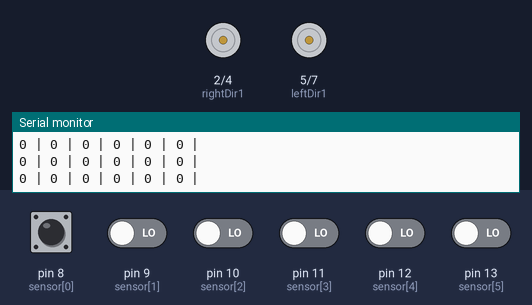
Bench run of a sketch on a simulated Arduino Uno, built with avr-gcc and run on an emulated ATmega328P. On the bench: motor-driver pin pairs drawn as motors (green arrow = first pin HIGH = forward, orange = second pin HIGH = backward, longer = more drive, scaled by the enable pin), the last lines printed to the serial monitor. The inputs (shaded band) are chosen by the test bench; at power-on: pin 8 (sensor[0]), pin 9 (sensor[1]), pin 10 (sensor[2]), pin 11 (sensor[3]), pin 12 (sensor[4]), pin 13 (sensor[5]) LOW.

Above: at 1.8 s.
1.9 s: pin 8 (sensor[0]) driven HIGH
At 3.7 s:
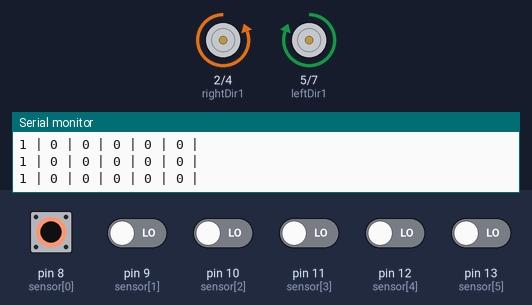
4.0 s: pin 8 (sensor[0]) driven LOW
7.0 s: pin 13 (sensor[5]) driven HIGH
At 8.4 s:
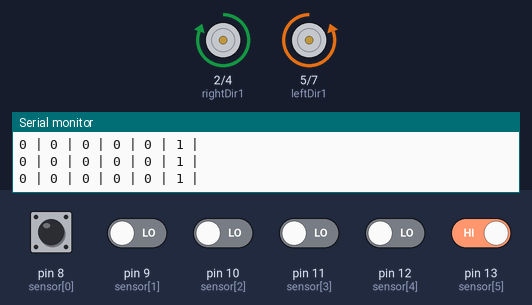
9.0 s: pin 13 (sensor[5]) driven LOW
12.0 s: pin 8 (sensor[0]) driven HIGH and pin 9 (sensor[1]) driven HIGH
At 13.6 s:
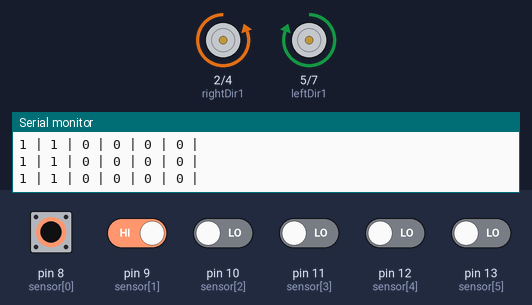
15.0 s: pin 8 (sensor[0]) pulsed LOW 2 times (0.12 s each, 0.3 s apart)
Timing chart, 0 to 18.0 s (numbered marks = the images above; inputs shaded):
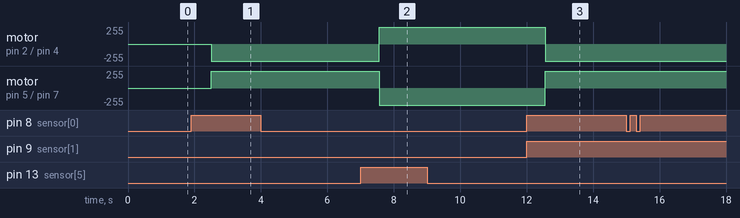

Measured:
- after the input at 1.9 s, motor on pin 2 (rightDir1) / pin 4 (rightDir2): stopped → backward 255/255 after 0.60 s; motor on pin 5 (leftDir1) / pin 7 (leftDir2): stopped → forward 255/255 after 0.60 s
- after the input at 7.0 s, motor on pin 2 (rightDir1) / pin 4 (rightDir2): backward 255/255 → forward 255/255 after 0.56 s; motor on pin 5 (leftDir1) / pin 7 (leftDir2): forward 255/255 → backward 255/255 after 0.56 s
- after the input at 12.0 s, motor on pin 2 (rightDir1) / pin 4 (rightDir2): forward 255/255 → backward 255/255 after 0.57 s; motor on pin 5 (leftDir1) / pin 7 (leftDir2): backward 255/255 → forward 255/255 after 0.57 s

The sketch:

LFR_VERSION_1.2.ino
```cpp
#define leftDir1 5   //IN2
#define leftDir2 7   //IN1
#define leftSpeed 6  //ENA

#define rightDir1 2  //IN4
#define rightDir2 4  //IN3
#define rightSpeed 3 //ENB

int sensor[6]={8, 9, 10, 11, 12, 13};

int sensorRead[6]={0};

void setup() {
  Serial.begin(9600);

  pinMode(2,OUTPUT);
  pinMode(3,OUTPUT);
  pinMode(4,OUTPUT);
  pinMode(5,OUTPUT);
  pinMode(6,OUTPUT);
  pinMode(7,OUTPUT);

  for(int i=0;i<5;i++){
    pinMode(sensor[i],INPUT);
  }

  digitalWrite(leftSpeed,HIGH);
  digitalWrite(rightSpeed,HIGH);

}

void loop() {
  sensorReading();
  delay(500);
  if(sensorRead[0] == 1){
  while(sensorRead[0] == 1){
      rightForward();
      leftReverse();

      sensorReading();
    }
  }

  if(sensorRead[5] == 1){
  while(sensorRead[5] == 1){
      leftForward();
      rightReverse();

      sensorReading();
    }
  }

  else Forward();
}

void Forward(){

}

void leftForward()
{
  digitalWrite(leftDir1, LOW);
  digitalWrite(leftDir2, HIGH);
}

void rightForward()
{
  digitalWrite(rightDir1, LOW);
  digitalWrite(rightDir2, HIGH);
}

void leftReverse()
{
  digitalWrite(leftDir1, HIGH);
  digitalWrite(leftDir2, LOW);
}

void rightReverse()
{
  digitalWrite(rightDir1, HIGH);
  digitalWrite(rightDir2, LOW);
}

void sensorReading(){
  for(int i=0; i<6;i++){
    sensorRead[i] = digitalRead(sensor[i]);
  }
  for(int i=0; i<6;i++){
    Serial.print(sensorRead[i]);
    Serial.print(" | ");
  }
  Serial.println("");
}
```
